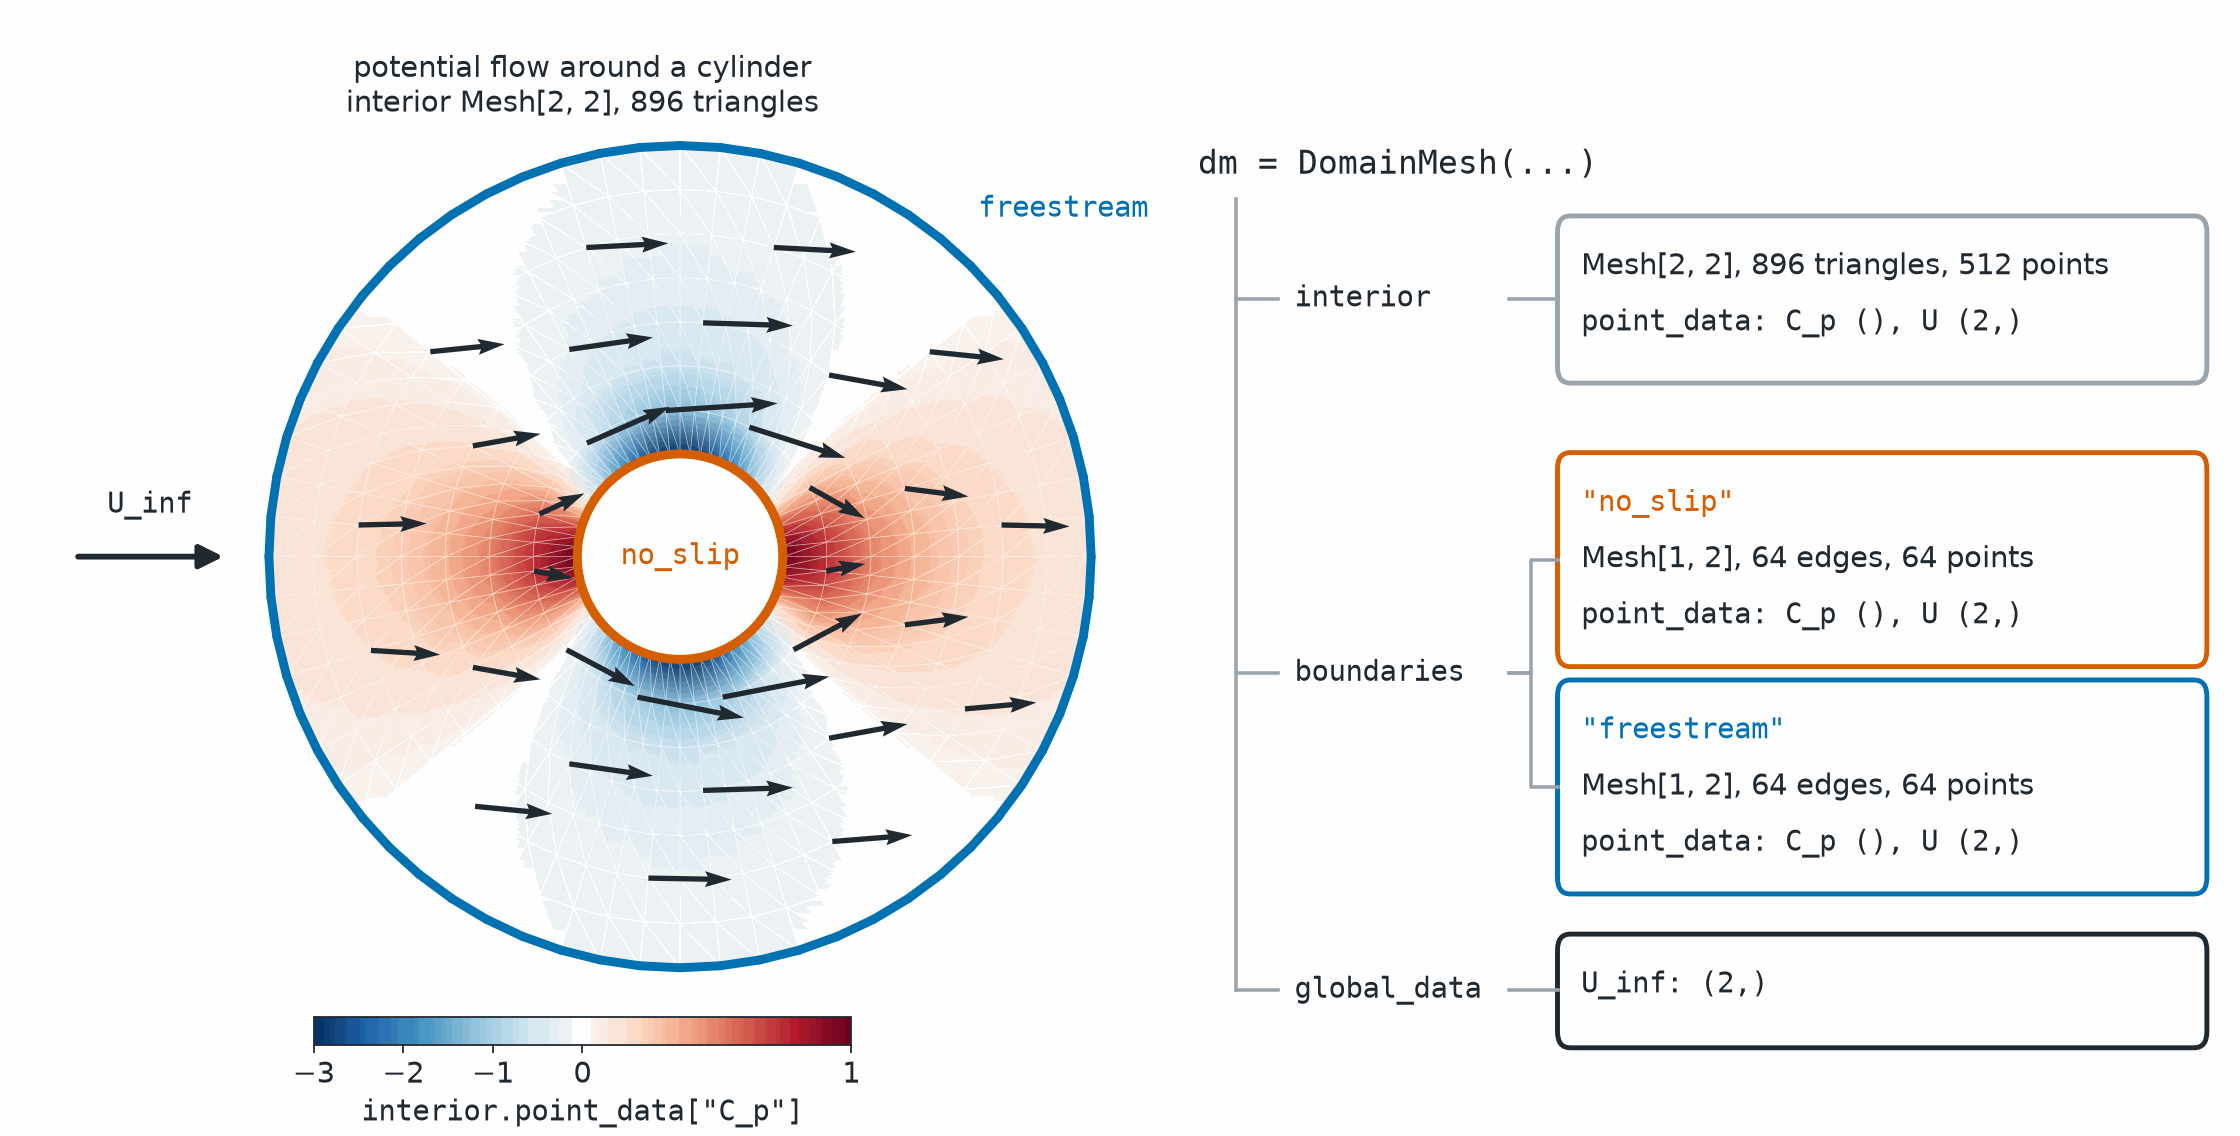

This chart was generated by the following Python code:
# SPDX-FileCopyrightText: Copyright (c) 2023 - 2026 NVIDIA CORPORATION & AFFILIATES.
# SPDX-FileCopyrightText: All rights reserved.
# SPDX-License-Identifier: Apache-2.0
#
# Licensed under the Apache License, Version 2.0 (the "License");
# you may not use this file except in compliance with the License.
# You may obtain a copy of the License at
#
# http://www.apache.org/licenses/LICENSE-2.0
#
# Unless required by applicable law or agreed to in writing, software
# distributed under the License is distributed on an "AS IS" BASIS,
# WITHOUT WARRANTIES OR CONDITIONS OF ANY KIND, either express or implied.
# See the License for the specific language governing permissions and
# limitations under the License.

"""Draw the potential-flow cylinder DomainMesh of the User Guide and its three fields."""

from pathlib import Path

import matplotlib.pyplot as plt
import torch
from _style import (
    DIVERGING,
    EDGE,
    RESULT,
    SECOND,
    TEXT,
    clean_axis,
    mesh_label,
    save,
)
from matplotlib.collections import LineCollection
from matplotlib.colors import TwoSlopeNorm
from matplotlib.patches import FancyBboxPatch
from matplotlib.tri import Triangulation

from physicsnemo.mesh import DomainMesh
from physicsnemo.mesh.primitives.planar import annulus_2d

OUTPUT = Path(__file__).parent / "domain_mesh_anatomy.png"

GLOBAL = TEXT  # the freestream arrow and the global_data box
MONO = {"family": "DejaVu Sans Mono"}


def _build():
    """The code of the "Building a Domain" section of the User Guide, verbatim."""

    interior = annulus_2d.load(
        inner_radius=0.5, outer_radius=2.0, n_radial=8, n_angular=64
    )

    ### Potential flow around a cylinder of radius a = 0.5, freestream U_inf = (1, 0)
    x, y = interior.points.unbind(-1)
    r2 = x**2 + y**2
    U = torch.stack([1 - 0.25 * (x**2 - y**2) / r2**2, -0.5 * x * y / r2**2], dim=-1)
    interior.point_data["U"] = U
    interior.point_data["C_p"] = 1 - (U**2).sum(dim=-1)

    ### Split the boundary of the annulus by the radius of each edge
    boundary = interior.get_boundary_mesh()
    radius = boundary.cell_centroids.norm(dim=-1)
    wall = boundary.slice_cells(radius < 1.0).clean()
    farfield = boundary.slice_cells(radius > 1.0).clean()

    return DomainMesh(
        interior=interior,
        boundaries={"no_slip": wall, "freestream": farfield},
        global_data={"U_inf": torch.tensor([1.0, 0.0])},
    )


def _segments(mesh):
    """The edges of a Mesh[1, 2] as an array of segments."""

    return mesh.points.numpy()[mesh.cells.numpy()]


def _fields(data):
    """List the fields of a TensorDict with their per-row shapes."""

    return ", ".join(
        f"{key} {tuple(data[key].shape[1:])}" for key in sorted(data.keys())
    )


def _box(axis, x, y, width, height, color, lines, fill="white"):
    """Draw a rounded box with left-aligned lines of text."""

    axis.add_patch(
        FancyBboxPatch(
            (x, y - height),
            width,
            height,
            boxstyle="round,pad=0.0,rounding_size=0.12",
            facecolor=fill,
            edgecolor=color,
            linewidth=2.2,
        )
    )
    for i, (text, style) in enumerate(lines):
        axis.text(x + 0.22, y - 0.38 - 0.42 * i, text, va="center", **style)


def _draw_domain(axis, dm):
    """The interior colored by C_p, the boundaries, and the freestream arrow."""

    interior = dm.interior
    points = interior.points.numpy()
    triangulation = Triangulation(points[:, 0], points[:, 1], interior.cells.numpy())
    c_p = interior.point_data["C_p"].numpy()
    shading = axis.tripcolor(
        triangulation,
        c_p,
        shading="gouraud",
        cmap=DIVERGING,
        norm=TwoSlopeNorm(vmin=float(c_p.min()), vcenter=0.0, vmax=float(c_p.max())),
    )
    axis.triplot(triangulation, color="white", linewidth=0.35, alpha=0.6)

    # A sparse quiver of U: every sixth angle on three of the inner rings.
    radius = interior.points.norm(dim=-1).round(decimals=4)
    ring = torch.bucketize(radius, torch.unique(radius))
    angle = torch.atan2(interior.points[:, 1], interior.points[:, 0])
    k = (angle / (2 * torch.pi / 64)).round().long()
    sparse = torch.isin(ring, torch.tensor([1, 3, 5])) & ((k + ring) % 6 == 0)
    U = interior.point_data["U"][sparse].numpy()
    axis.quiver(
        points[sparse.numpy(), 0],
        points[sparse.numpy(), 1],
        U[:, 0],
        U[:, 1],
        color=TEXT,
        scale=14.0,
        width=0.005,
        zorder=3,
    )

    colors = {"no_slip": RESULT, "freestream": SECOND}
    for key in dm.boundaries.keys():
        axis.add_collection(
            LineCollection(
                _segments(dm.boundaries[key]),
                colors=colors[key],
                linewidths=4.0,
                capstyle="round",
                zorder=4,
            )
        )

    # The freestream velocity, a global_data vector, enters from the left.
    u_inf = dm.global_data["U_inf"].numpy()
    start = (-2.95, 0.0)
    axis.annotate(
        "",
        xy=(start[0] + 0.75 * u_inf[0], start[1] + 0.75 * u_inf[1]),
        xytext=start,
        arrowprops={
            "arrowstyle": "-|>",
            "color": GLOBAL,
            "lw": 2.6,
            "mutation_scale": 22,
        },
    )
    axis.text(-2.58, 0.18, "U_inf", ha="center", va="bottom", color=GLOBAL, **MONO)
    axis.text(0.0, 0.0, "no_slip", ha="center", va="center", color=RESULT, **MONO)
    axis.text(1.45, 1.62, "freestream", ha="left", va="bottom", color=SECOND, **MONO)
    clean_axis(axis, ((-3.05, 2.1), (-2.1, 2.1)))
    return shading


def _draw_tree(axis, dm):
    """The three fields of the DomainMesh as a tree of boxes."""

    interior = dm.interior
    axis.set_xlim(0.0, 9.6)
    axis.set_ylim(0.95, 8.0)
    axis.set_axis_off()

    axis.text(0.1, 7.7, "dm = DomainMesh(...)", va="center", fontsize=15, **MONO)
    trunk, left, width = 0.45, 3.45, 6.05

    def branch(y, name, color, targets):
        """A branch from the trunk to a field name, and on to its boxes."""

        axis.plot([trunk, trunk + 0.4], [y, y], color=EDGE, linewidth=1.6)
        axis.text(trunk + 0.55, y, name, va="center", color=color, **MONO)
        for target in targets:
            axis.plot(
                [3.0, 3.2, 3.2, left],
                [y, y, target, target],
                color=EDGE,
                linewidth=1.6,
            )

    # Each box: (top, height, border color, lines of text).
    branch(6.7, "interior", TEXT, [6.7])
    _box(
        axis,
        left,
        7.32,
        width,
        1.25,
        EDGE,
        [
            (mesh_label(interior, "triangles") + f", {interior.n_points} points", {}),
            (f"point_data: {_fields(interior.point_data)}", MONO),
        ],
    )

    keys = list(dm.boundaries.keys())
    tops = [5.55 - 1.7 * i for i in range(len(keys))]
    branch(3.9, "boundaries", TEXT, [top - 0.8 for top in tops])
    for key, top in zip(keys, tops):
        color = {"no_slip": RESULT, "freestream": SECOND}[key]
        patch = dm.boundaries[key]
        _box(
            axis,
            left,
            top,
            width,
            1.6,
            color,
            [
                (f'"{key}"', {"color": color, **MONO}),
                (mesh_label(patch, "edges") + f", {patch.n_points} points", {}),
                (f"point_data: {_fields(patch.point_data)}", MONO),
            ],
        )

    branch(1.53, "global_data", GLOBAL, [1.53])
    _box(
        axis, left, 1.95, width, 0.85, GLOBAL, [(_fields_global(dm.global_data), MONO)]
    )
    axis.plot([trunk, trunk], [7.45, 1.53], color=EDGE, linewidth=1.6)


def _fields_global(data):
    """List global_data entries with their full shapes."""

    return ", ".join(f"{key}: {tuple(data[key].shape)}" for key in sorted(data.keys()))


def main():
    """Generate the documentation image."""

    dm = _build()

    figure = plt.figure(figsize=(14.0, 7.1))
    domain_axis = figure.add_axes((0.01, 0.13, 0.5, 0.76))
    tree_axis = figure.add_axes((0.53, 0.06, 0.46, 0.83))

    shading = _draw_domain(domain_axis, dm)
    domain_axis.set_title(
        "potential flow around a cylinder\n"
        f"interior {mesh_label(dm.interior, 'triangles')}"
    )
    colorbar_axis = figure.add_axes((0.14, 0.08, 0.24, 0.025))
    colorbar = figure.colorbar(shading, cax=colorbar_axis, orientation="horizontal")
    colorbar.set_label('interior.point_data["C_p"]', **MONO)

    _draw_tree(tree_axis, dm)
    save(figure, OUTPUT)


if __name__ == "__main__":
    main()
